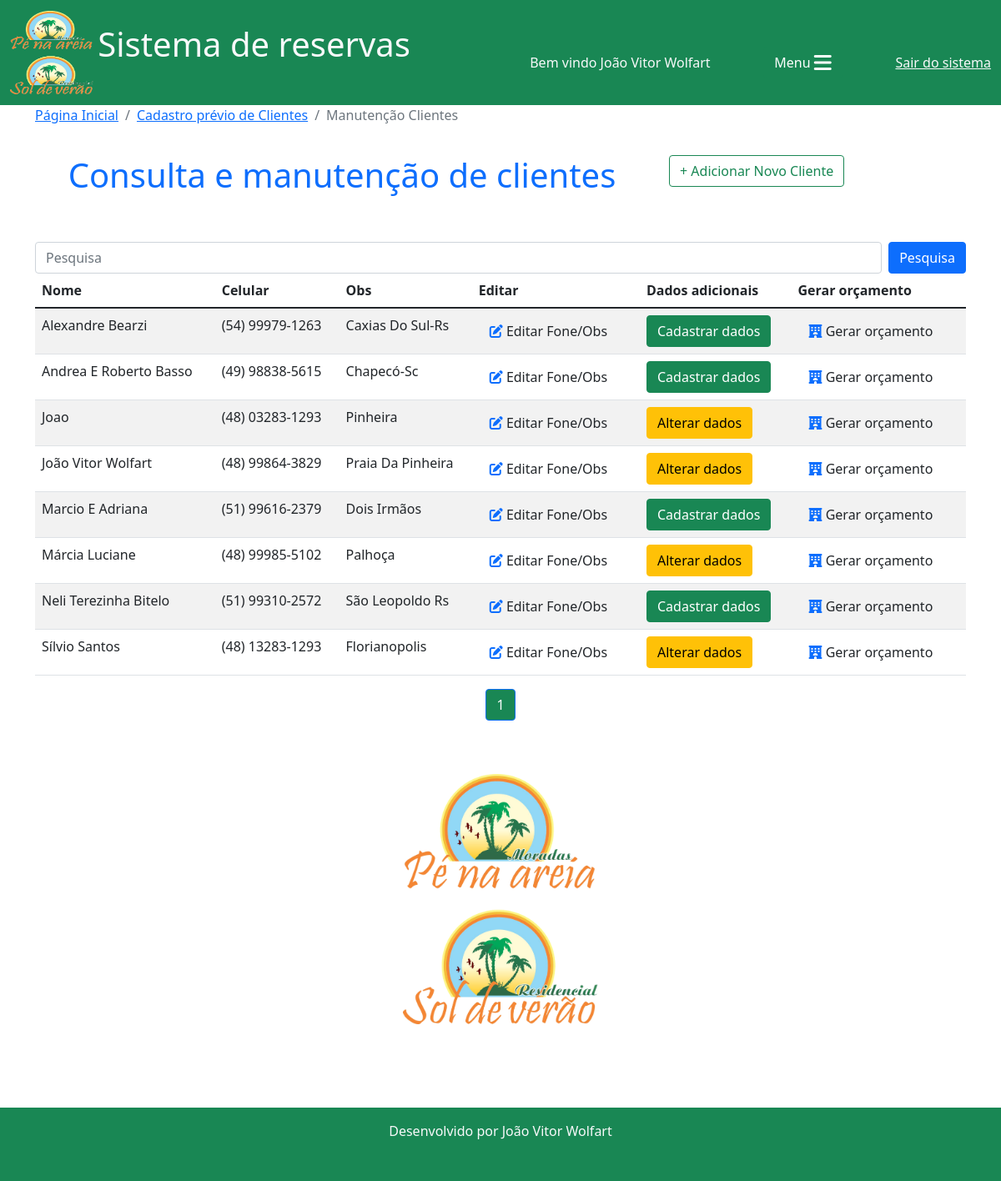
The app's page /reservas/manut_cliente/ (signed in) with its own data.
### reservas/models.py (models this page shows, shortened)
class Cliente(models.Model):
    nome = models.CharField(max_length=30)
    telefone = models.CharField(max_length=20, blank=True, null=True)
    obs = models.CharField(max_length=100)
    dados_adicionais = models.BooleanField(default=False)

### reservas/views.py (the view)
# urls.py: path('manut_cliente/', views.manut_clientes, name="manut_cliente"),
@login_required(login_url="login")
def manut_clientes(request):
    termo_cliente = request.GET.get("termo_cliente")
    if termo_cliente:
        termo_cliente = termo_cliente.strip()
        clientes = Cliente.objects.all().filter(
            Q(nome__icontains=termo_cliente) | Q(telefone__icontains=termo_cliente) | Q(obs__icontains=termo_cliente)
        ).order_by("nome")
    else:
        clientes = Cliente.objects.all().order_by("nome")
    if len(clientes) == 0:
        messages.add_message(request, messages.WARNING, f"Nenhum cliente encontrado com o termo {termo_cliente}")
    paginator = Paginator(clientes, 10)
    page = request.GET.get('p')
    clientes = paginator.get_page(page)
    return render(request, "manut_cliente.html", {"clientes": clientes})

### reservas/templates/manut_cliente.html (shortened to what this page needs)
{% extends 'base.html'%}
{% load static %}
{% block 'conteudo'%}
<nav aria-label="breadcrumb">
  <ol class="breadcrumb">
    <li class="breadcrumb-item"><a href="{% url 'home'%}">Página Inicial</a></li>
    {% if 'manut_cliente' in request.path %}
    <li class="breadcrumb-item"><a href="{% url 'clientes'%}">Cadastro prévio de Clientes</a></li>
    <li class="breadcrumb-item active" aria-current="page">Manutenção Clientes</li>
    {% else %}
    <li class="breadcrumb-item active" aria-current="page">Gerar Orçamento de Reserva</li>
    {% endif %}
  </ol>
</nav>
<div class="row">
<div class="col-sm-8">
{% if 'manut_cliente' in request.path %}
<h1 style="padding-top: 20px;" class="text-center text-primary">Consulta e manutenção de clientes</h1>
{% else %}
<h1 style="padding-top: 20px;" class="text-center text-primary">Gera orçamento de reserva</h1>
{% endif %}
</div>
<div class="col-sm-4">
  <a href="{% url 'clientes' %}" class="btn btn-outline-success" style="margin-top: 20px;">+ Adicionar Novo Cliente</a>
</div>
</div>
<div class="col-12 mt-5">
    <form class="d-flex" action="">
        <input class="form-control me-2" type="search" placeholder="Pesquisa" aria-label="Search" name="termo_cliente">
        <button class="btn btn-primary" type="submit">Pesquisa</button>
    </form>
    <div class="col-12 table-responsive">
        <table class="table table-striped table-hover">
          <thead>
            <tr>
              <th scope="col">Nome</th>
              <th scope="col">Celular</th>
              <th scope="col">Obs</th>
              <th scope="col">Editar</th>
              <th scope="col">Dados adicionais</th>
              <th scope="col">Gerar orçamento</th>
            </tr>
          </thead>
          <tbody>
            {% for c in clientes %}
            <tr>
                <td>{{c.nome}}</td>
                <td class="">{{c.telefone}}</td>
                <td class="">{{c.obs}}</td>
                <td><a href="{% url 'alterar_cliente' c.id%}" class="btn" title="Alterar cliente"><i class="fa-solid fa-pen-to-square text-primary"></i> Editar Fone/Obs</a></td>
                {% if c.dados_adicionais %}
                <td><a href="{% url 'alterar_dados_cliente' c.id%}" class="btn btn-warning">Alterar dados</a></td>
                {% else %}
                <td><a href="{% url 'dados_cliente' c.id%}" class="btn btn-success">Cadastrar dados</a></td>
                {% endif %}
                <td><a href="{% url 'gerar_orcamento' c.id%}" class="btn" title="Gerar orçamento"><i class="fa-solid fa-hotel text-primary"></i> Gerar orçamento</a></td>
            </tr>
            {% endfor %}
          </tbody>
        </table>
</div>
</div>
<nav aria-label="Page navigation example">
    <ul class="pagination justify-content-center">
      {%for pagina in clientes.paginator.page_range%}
      {%if clientes.number == pagina%}
        <li class="page-item active"><a class="page-link bg-success" href="?p={{pagina}}&termo_cliente={{termo_cliente}}">{{pagina}}</a></li>
      {% elif clientes.number > pagina|add:'-3'  and clientes.number < pagina|add:'3'%}
        <li class="page-item"><a class="page-link" href="?p={{pagina}}&termo_cliente={{termo_cliente}}">{{pagina}}</a></li>
      {%endif%}
      {%endfor%}
    </ul>
  </nav>
<div class="row">
    <div style="height: 400px; text-align: center;">
      <img src="{% static 'img/logo1.png'%}" alt="" class="image-fluid mt-5" style="height: 300px; margin: 0 auto;">
    </div>
</div>
{% endblock %}

### templates/base.html (shortened to what this page needs)
{% load static %}
<!DOCTYPE html>
<html lang="pt-br">
<head>
    <link href="https://cdn.jsdelivr.net/npm/bootstrap@5.1.3/dist/css/bootstrap.min.css" rel="stylesheet">
    <link rel="stylesheet" href="{% static 'css/estilo.css'%}">
</head>
<body>
    <nav class="navbar navbar-light bg-success">
        <div class="container-fluid">
          <a class="navbar-brand text-light" href="{% url 'home'%}">
            <img src="{% static 'img/logo1.png'%}" width="100" height="100" class="d-inline-block align-text-middle">
            <span class="fs-1">Sistema de reservas</span>
          </a>
          {% if user.first_name != ''%}
          <span class="text-light mt-4">Bem vindo {{user.first_name}} {{user.last_name}}</span>
          {% else %}
          <span class="text-light mt-4">Bem vindo usuário {{user}}</span>
          {% endif %}
          <button class="btn btn-success text-end mt-4" type="button" data-bs-toggle="offcanvas" data-bs-target="#offcanvasScrolling" aria-controls="offcanvasScrolling">Menu <i class="fa fa-bars fa-xl"></i></button>
          {% if user.is_authenticated %}
          <a href="{% url 'logout' %}" class="text-light mt-4">Sair do sistema</a>
          {% else %}
          <a href="" class="text-light mt-4">Faça seu login</a>
          {% endif %}
        </div>
    </nav>
      <div class="container">
       {% block 'conteudo'%}
       {% endblock %}
      </div>
    <footer class="text-center text-light bg-success mt-5 pb-3">
        <p class="py-3">Desenvolvido por João Vitor Wolfart</p>
    </footer>
</body>
</html>

### records on screen
Cliente: nome "Alexandre Bearzi", telefone "(54) 99979-1263", obs "Caxias Do Sul-Rs", dados_adicionais "Cadastrar dados"
Cliente: nome "Andrea E Roberto Basso", telefone "(49) 98838-5615", obs "Chapecó-Sc", dados_adicionais "Cadastrar dados"
Cliente: nome "Joao", telefone "(48) 03283-1293", obs "Pinheira", dados_adicionais "Alterar dados"
Cliente: nome "João Vitor Wolfart", telefone "(48) 99864-3829", obs "Praia Da Pinheira", dados_adicionais "Alterar dados"
Cliente: nome "Marcio E Adriana", telefone "(51) 99616-2379", obs "Dois Irmãos", dados_adicionais "Cadastrar dados"
Cliente: nome "Márcia Luciane", telefone "(48) 99985-5102", obs "Palhoça", dados_adicionais "Alterar dados"
Cliente: nome "Neli Terezinha Bitelo", telefone "(51) 99310-2572", obs "São Leopoldo Rs", dados_adicionais "Cadastrar dados"
Cliente: nome "Sílvio Santos", telefone "(48) 13283-1293", obs "Florianopolis", dados_adicionais "Alterar dados"

### other values on screen
{{ user.first_name }} "João Vitor"
{{ user.last_name }} "Wolfart"
{{ pagina }} "1"
